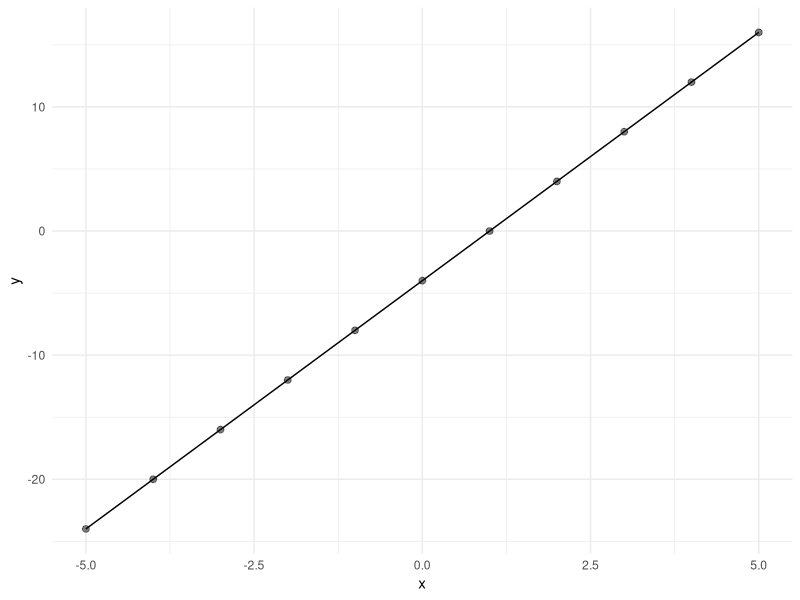
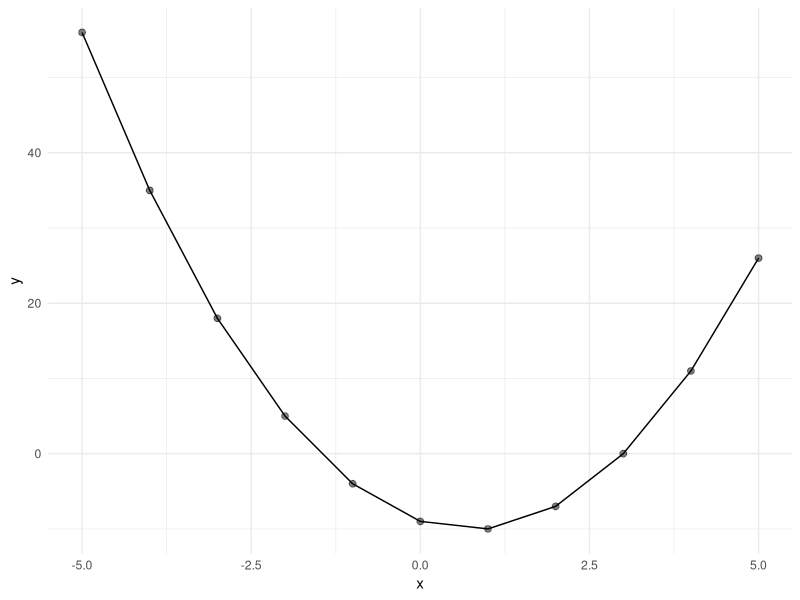
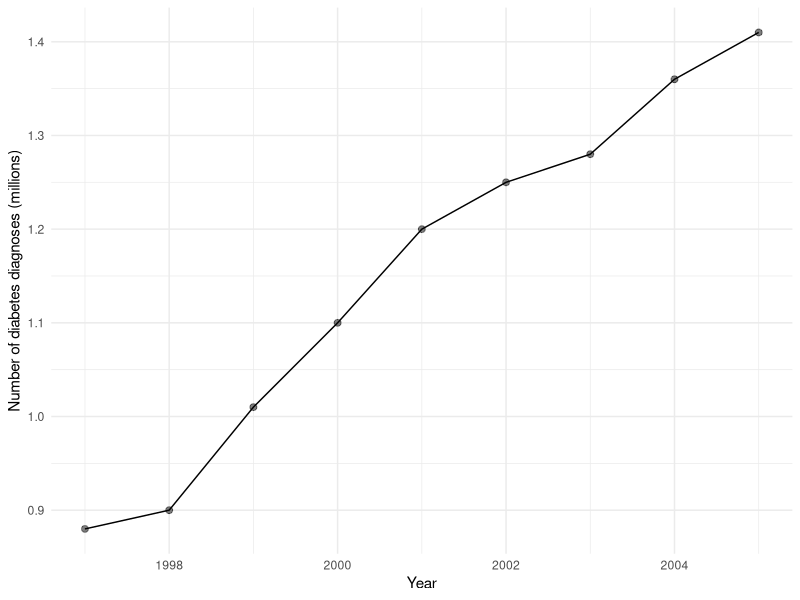
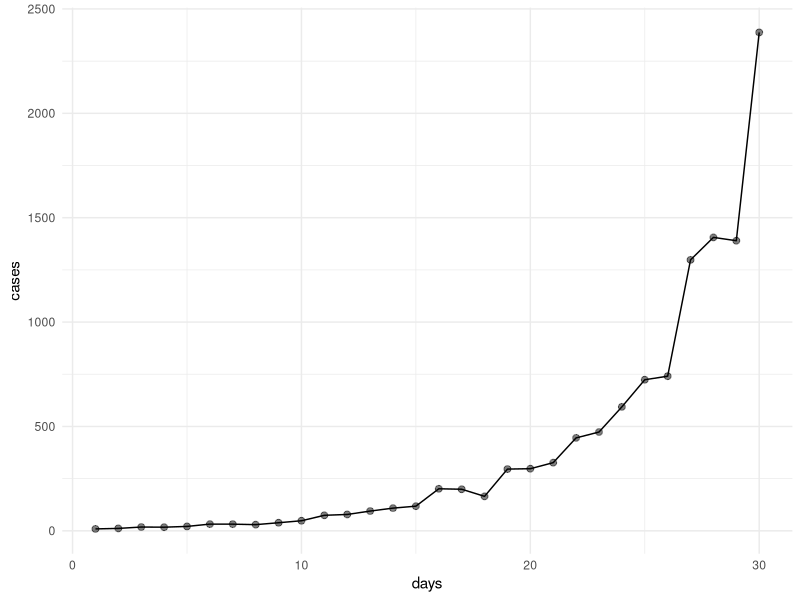
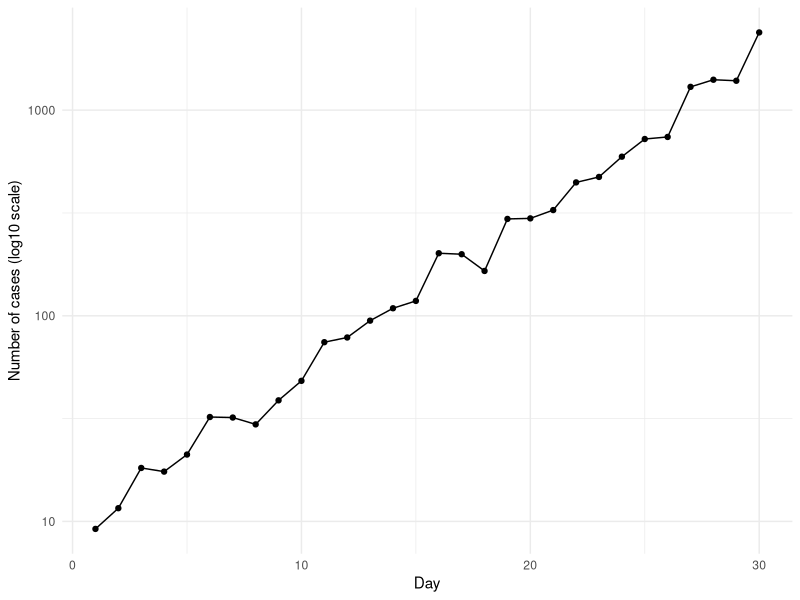

Reproduce these figures in R, in order.
## ---- chunk 1
 num_list = c(4.35, 8.65, 2.95, 12.45, 6.65, 7.55, 9.75)
 sum_num_list = sum(num_list)
 print(sum_num_list)
## ---- chunk 2
# Create a custom function for standard rounding
bankers_round <- function(x, digits = 1) {
  scale <- 10^digits
  round(x * scale) / scale
}

# Apply the function
rounded_to_even_num_list <- bankers_round(num_list,1)

print(rounded_to_even_num_list)
## ---- chunk 3
sum_rounded_to_even_num_list <-  sum(rounded_to_even_num_list)
print(sum_rounded_to_even_num_list)
## ---- chunk 4

# Round up
rounded_up_num_list <- ceiling(num_list * 10) / 10

#Sum the resulting numbers
sum_rounded_up_num_list <- sum(rounded_up_num_list)
print(sum_rounded_up_num_list)
## ---- chunk 5

# Computes a linear transformation over an entire vector simultaneously 
linear_func <- function(X) {
  Y <- 4*X - 4
  return(Y)
}

# Generate a number sequuence to which we apply the linear transformation
num_seq <- c(-5:5)

# Apply the fucntion to the number sequence
linear_eq_result <- linear_func(num_seq)

## ---- chunk 6
# Combine X and Y into a dataset to make plotting easier
df_linear_plot <- data.frame(x = num_seq, y = linear_eq_result)

library(ggplot2)

ggplot(data = df_linear_plot, aes(x = x, y = y)) + geom_point(size = 2, alpha = 0.5) + geom_line() + theme_minimal()


## ---- chunk 7

# Computes a quadratic transformation over an entire vector simultaneously 
quadratic_func <- function(X) {
  Y <- 2*X^2 - 3*X - 9
  return(Y)
}

# Generate a number sequuence to which we apply the quadratic transformation
num_seq <- c(-5:5)

# Apply the fucntion to the number sequence
quadratic_eq_result <- quadratic_func(num_seq)

# Combine X and Y into a dataset to make plotting easier
df_quadratic_plot <- data.frame(x = num_seq, y = quadratic_eq_result)

ggplot(data = df_quadratic_plot, aes(x = x, y = y)) + geom_point(size = 2, alpha = 0.5) + geom_line() + theme_minimal()




## ---- chunk 8

#n Specify variables
year <- c(1997:2005)
millions <- c(0.88,0.90,1.01,1.10,1.20,1.25,1.28,1.36,1.41)

# Combine variables into df to make it easier to plot
diabetes_rate <- data.frame(year = year, millions = millions)

# Plot the data as a time series to clearly show the trend of rising diabetes diagnoses from 1997 to 205
ggplot(data = diabetes_rate, aes(x= year, y = millions)) + geom_point(size = 2, alpha = 0.5) + geom_line() + xlab("Year") + ylab("Number of diabetes diagnoses (millions)") + theme_minimal()
## ---- chunk 9
set.seed(123)

days <- 1:30

cases <- 10 * 1.2^(days - 1) *
  exp(rnorm(30, mean = 0, sd = 0.15))

epidemic_data <- data.frame(days, cases)

print(epidemic_data)
## ---- chunk 10
ggplot(data = epidemic_data, aes(x= days, y =cases)) + geom_point(size = 2, alpha = 0.5) + geom_line() + theme_minimal()
## ---- chunk 11
ggplot(epidemic_data, aes(x = days, y = cases)) + geom_line() + geom_point() + scale_y_log10() + xlab("Day") + ylab("Number of cases (log10 scale)") + theme_minimal()
